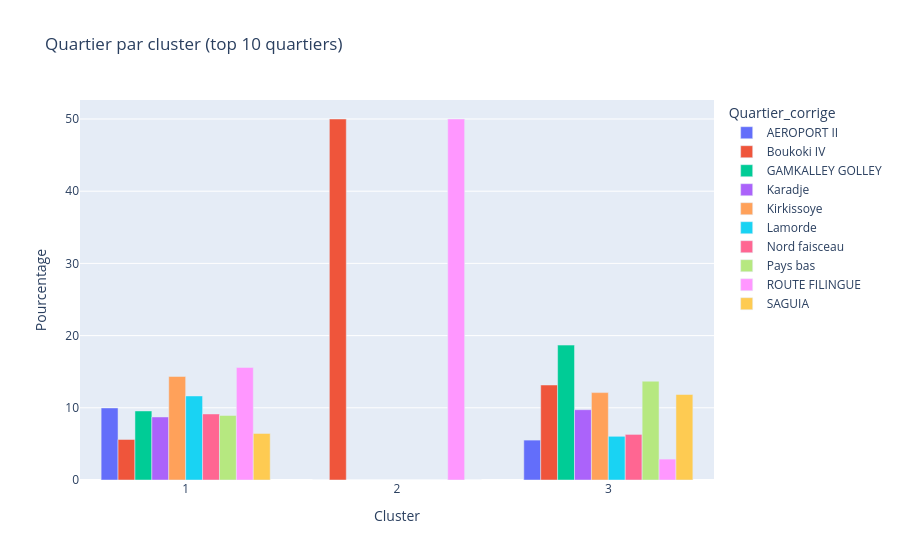

The code cell stored with this chart in its notebook:
### Code cell
# Quartier (top 10 quartiers par effectif global)
top_quartiers = df_positif['Quartier_corrige'].value_counts().head(10).index
df_top = df_positif[df_positif['Quartier_corrige'].isin(top_quartiers)]
quartier_cross = pd.crosstab(df_top['Cluster_symptome'], df_top['Quartier_corrige'], normalize='index') * 100

fig = px.bar(quartier_cross, barmode='group', title='Quartier par cluster (top 10 quartiers)',
             labels={'value': 'Pourcentage', 'Cluster_symptome': 'Cluster'})
fig.show()

### Figure 1 — Plotly figure (JSON) as saved in the notebook; plotly's stock layout.template omitted (floating-point values rounded to 4 significant figures)
{"data": [{"alignmentgroup": "True", "hovertemplate": "Quartier_corrige=AEROPORT II<br>Cluster=%{x}<br>Pourcentage=%{y}<extra></extra>", "legendgroup": "AEROPORT II", "marker": {"color": "#636efa", "pattern": {"shape": ""}}, "name": "AEROPORT II", "offsetgroup": "AEROPORT II", "orientation": "v", "showlegend": true, "textposition": "auto", "type": "bar", "x": [1, 2, 3], "xaxis": "x", "y": [9.979, 0.0, 5.526], "yaxis": "y"}, {"alignmentgroup": "True", "hovertemplate": "Quartier_corrige=Boukoki IV<br>Cluster=%{x}<br>Pourcentage=%{y}<extra></extra>", "legendgroup": "Boukoki IV", "marker": {"color": "#EF553B", "pattern": {"shape": ""}}, "name": "Boukoki IV", "offsetgroup": "Boukoki IV", "orientation": "v", "showlegend": true, "textposition": "auto", "type": "bar", "x": [1, 2, 3], "xaxis": "x", "y": [5.613, 50.0, 13.16], "yaxis": "y"}, {"alignmentgroup": "True", "hovertemplate": "Quartier_corrige=GAMKALLEY GOLLEY<br>Cluster=%{x}<br>Pourcentage=%{y}<extra></extra>", "legendgroup": "GAMKALLEY GOLLEY", "marker": {"color": "#00cc96", "pattern": {"shape": ""}}, "name": "GAMKALLEY GOLLEY", "offsetgroup": "GAMKALLEY GOLLEY", "orientation": "v", "showlegend": true, "textposition": "auto", "type": "bar", "x": [1, 2, 3], "xaxis": "x", "y": [9.563, 0.0, 18.68], "yaxis": "y"}, {"alignmentgroup": "True", "hovertemplate": "Quartier_corrige=Karadje<br>Cluster=%{x}<br>Pourcentage=%{y}<extra></extra>", "legendgroup": "Karadje", "marker": {"color": "#ab63fa", "pattern": {"shape": ""}}, "name": "Karadje", "offsetgroup": "Karadje", "orientation": "v", "showlegend": true, "textposition": "auto", "type": "bar", "x": [1, 2, 3], "xaxis": "x", "y": [8.732, 0.0, 9.737], "yaxis": "y"}, {"alignmentgroup": "True", "hovertemplate": "Quartier_corrige=Kirkissoye<br>Cluster=%{x}<br>Pourcentage=%{y}<extra></extra>", "legendgroup": "Kirkissoye", "marker": {"color": "#FFA15A", "pattern": {"shape": ""}}, "name": "Kirkissoye", "offsetgroup": "Kirkissoye", "orientation": "v", "showlegend": true, "textposition": "auto", "type": "bar", "x": [1, 2, 3], "xaxis": "x", "y": [14.35, 0.0, 12.11], "yaxis": "y"}, {"alignmentgroup": "True", "hovertemplate": "Quartier_corrige=Lamorde<br>Cluster=%{x}<br>Pourcentage=%{y}<extra></extra>", "legendgroup": "Lamorde", "marker": {"color": "#19d3f3", "pattern": {"shape": ""}}, "name": "Lamorde", "offsetgroup": "Lamorde", "orientation": "v", "showlegend": true, "textposition": "auto", "type": "bar", "x": [1, 2, 3], "xaxis": "x", "y": [11.64, 0.0, 6.053], "yaxis": "y"}, {"alignmentgroup": "True", "hovertemplate": "Quartier_corrige=Nord faisceau<br>Cluster=%{x}<br>Pourcentage=%{y}<extra></extra>", "legendgroup": "Nord faisceau", "marker": {"color": "#FF6692", "pattern": {"shape": ""}}, "name": "Nord faisceau", "offsetgroup": "Nord faisceau", "orientation": "v", "showlegend": true, "textposition": "auto", "type": "bar", "x": [1, 2, 3], "xaxis": "x", "y": [9.148, 0.0, 6.316], "yaxis": "y"}, {"alignmentgroup": "True", "hovertemplate": "Quartier_corrige=Pays bas<br>Cluster=%{x}<br>Pourcentage=%{y}<extra></extra>", "legendgroup": "Pays bas", "marker": {"color": "#B6E880", "pattern": {"shape": ""}}, "name": "Pays bas", "offsetgroup": "Pays bas", "orientation": "v", "showlegend": true, "textposition": "auto", "type": "bar", "x": [1, 2, 3], "xaxis": "x", "y": [8.94, 0.0, 13.68], "yaxis": "y"}, {"alignmentgroup": "True", "hovertemplate": "Quartier_corrige=ROUTE FILINGUE<br>Cluster=%{x}<br>Pourcentage=%{y}<extra></extra>", "legendgroup": "ROUTE FILINGUE", "marker": {"color": "#FF97FF", "pattern": {"shape": ""}}, "name": "ROUTE FILINGUE", "offsetgroup": "ROUTE FILINGUE", "orientation": "v", "showlegend": true, "textposition": "auto", "type": "bar", "x": [1, 2, 3], "xaxis": "x", "y": [15.59, 50.0, 2.895], "yaxis": "y"}, {"alignmentgroup": "True", "hovertemplate": "Quartier_corrige=SAGUIA<br>Cluster=%{x}<br>Pourcentage=%{y}<extra></extra>", "legendgroup": "SAGUIA", "marker": {"color": "#FECB52", "pattern": {"shape": ""}}, "name": "SAGUIA", "offsetgroup": "SAGUIA", "orientation": "v", "showlegend": true, "textposition": "auto", "type": "bar", "x": [1, 2, 3], "xaxis": "x", "y": [6.445, 0.0, 11.84], "yaxis": "y"}], "layout": {"barmode": "group", "legend": {"title": {"text": "Quartier_corrige"}, "tracegroupgap": 0}, "title": {"text": "Quartier par cluster (top 10 quartiers)"}, "xaxis": {"anchor": "y", "domain": [0, 1], "title": {"text": "Cluster"}}, "yaxis": {"anchor": "x", "domain": [0, 1], "title": {"text": "Pourcentage"}}}}
